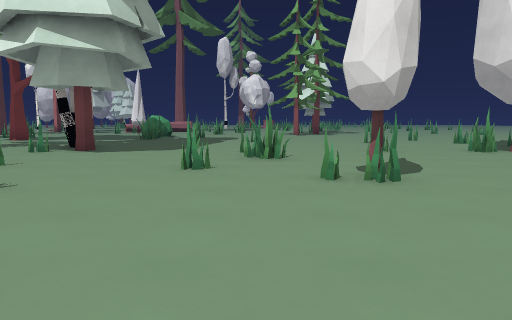
[1] (above)

24 first-person views from a walk through a Godot game level. The camera is 1.4 m above the floor, tilts 6° down and sees 70° across. The floor is counted in squares, 2 m on a side. Each view is taken from the middle of a square. On the plan, view 1 faces up. The plan holds only what a view shows up to about 11 squares ahead; the rest is blank. The place goes on beyond the plan. Surface patterns are stand-ins for the level's own textures.

[2]
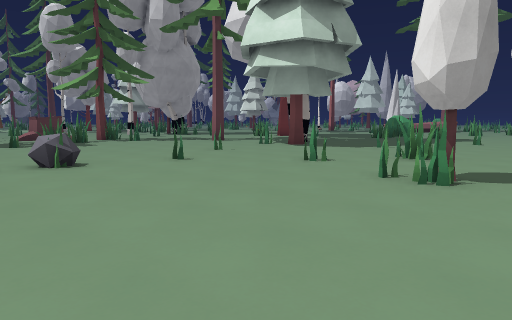

[3]
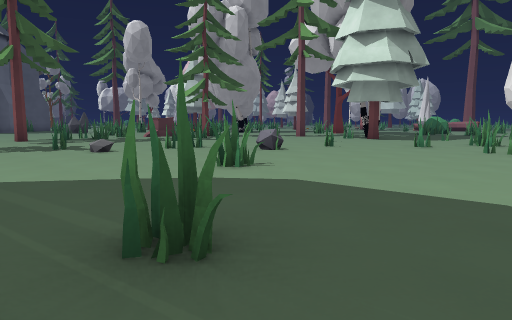

[4]
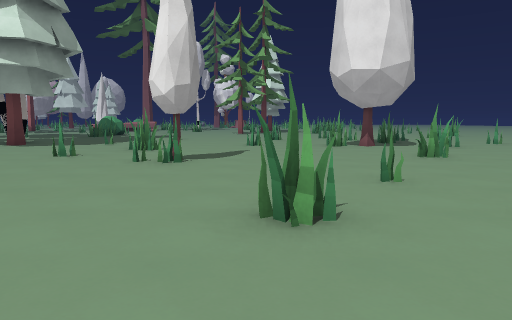

[5]
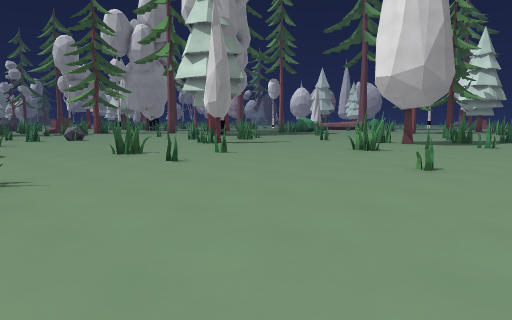

[6]
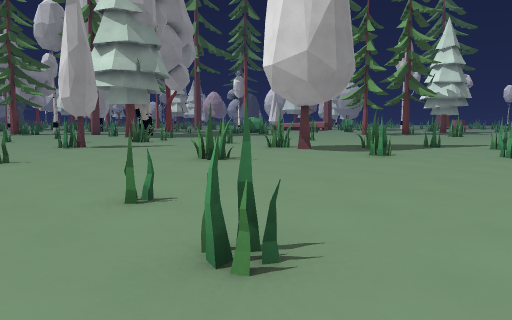

[7]
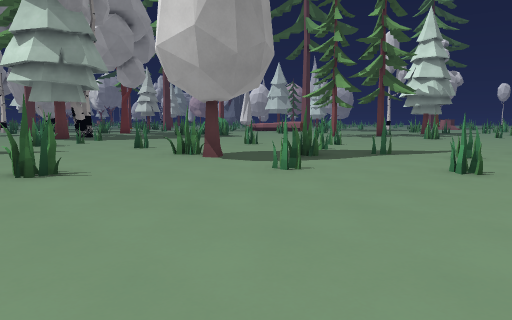

[8]
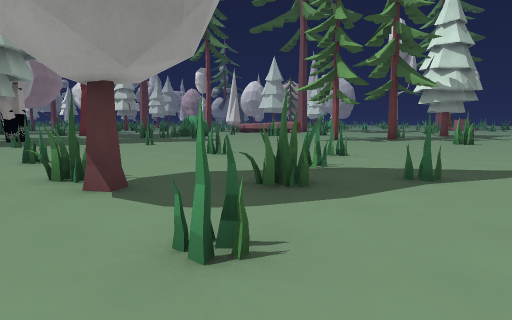

[9]
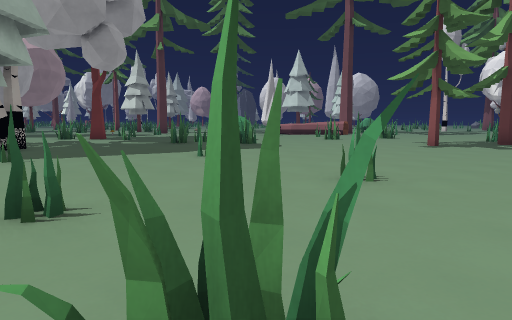

[10]
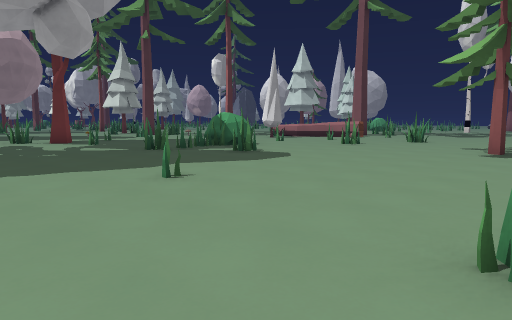

[11]
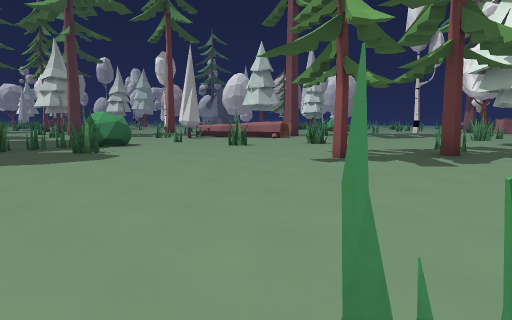

[12]
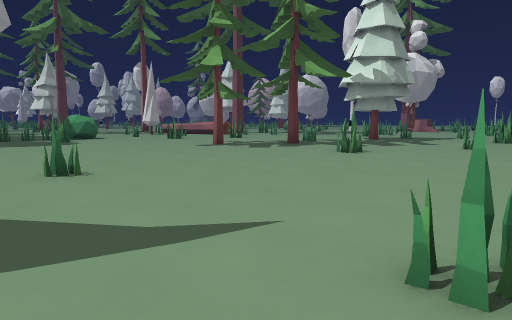

[13]
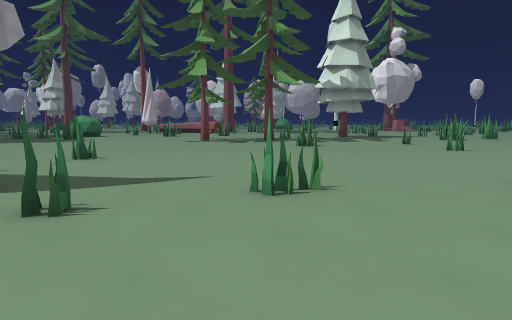

[14]
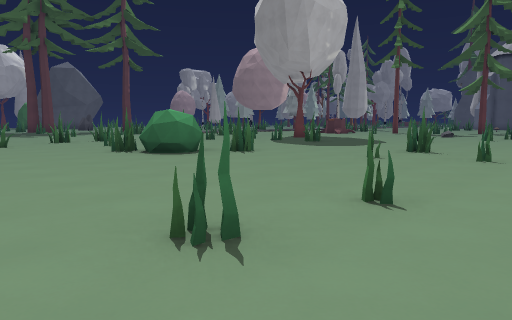

[15]
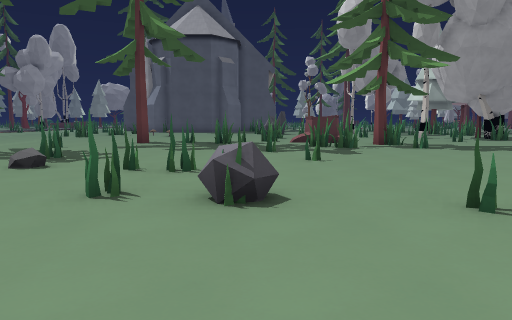

[16]
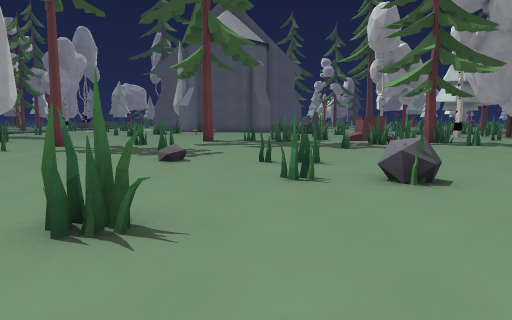

[17]
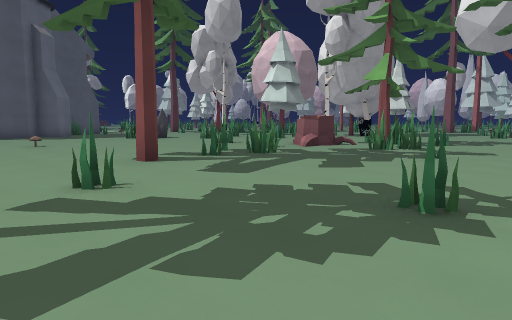

[18]
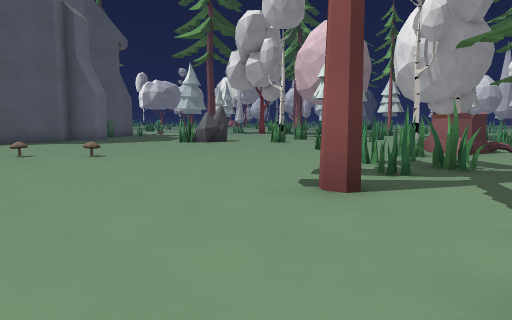

[19]
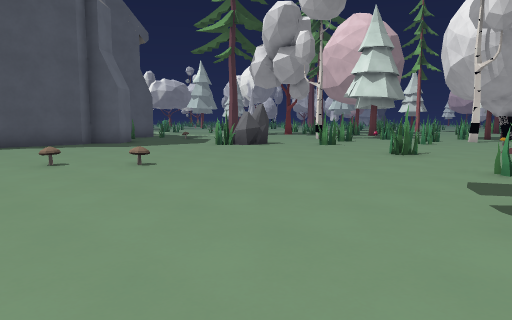

[20]
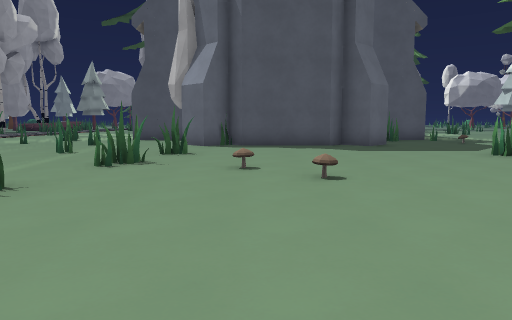

[21]
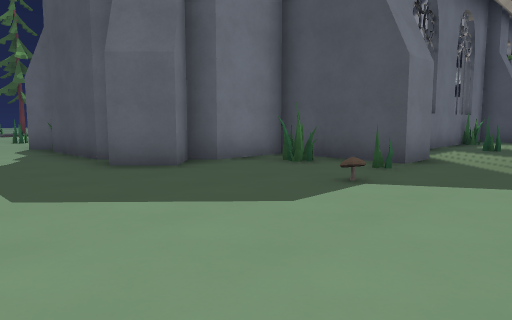

[22]
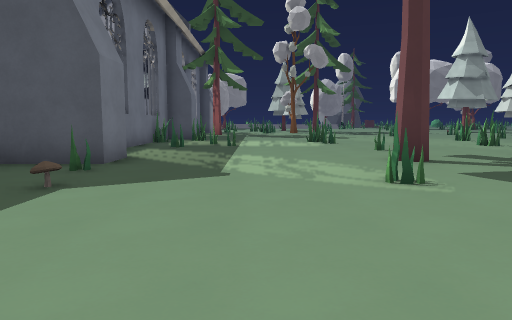

[23]
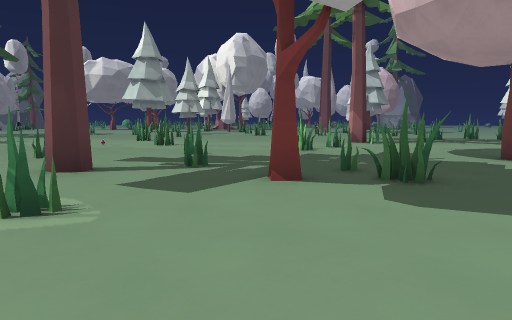

[24]
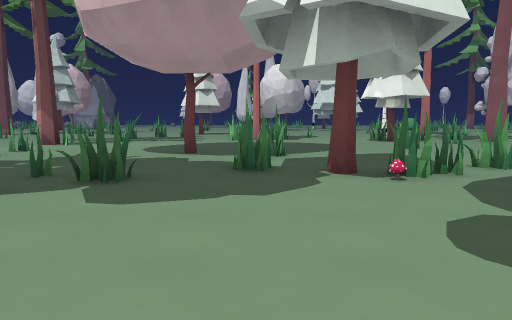

### Floor plan
Key: @ floor where view 1 was taken; # wall or solid block; x gap in a wall; . floor; = window, fence, low wall or low ledge; ^ raised ledge; R rock; T pine tree; B bush; E tree; M mushroom; O other object.
Columns run from 33 left of view 1 to 13 right of it. Each row starts with its distance up from view 1.
 21                                ......T.......
 20                               .#.......##....
 19        ...                   ......T...##....
 18     .T..... ......          BB................
 17     ....... ......          BB................
 16      #..... ......        ..##x...............
 15    ..............         ..##................
 14   ..............        E. ............#....#..
 13  #..............         ......................
 12 ....#....#.#x###         ........=...#...#.#...
 11 O........#...M.           ...............x.....
 10 ........E.....            ..#............#...
  9 ...#.TT.......        .. T .##.#....#.##.....
  8  .......#....         .... ..............#...
  7  ...........      .O #...........#............
  6  ............    ... .T#.....#................
  5  #...........   ....##.x........#............
  4 ..#.....M....  #....^#x#......#...##..........
  3 #....###.....R......x.....#...................
  2 ###   ##....##......#...#.....R...........#.#.
  1       #..#..........##......#.......#x=.......
  0       ####....................#..@...........
 -1          #...................................
 -2          #.....M.....T....#..................
 -3          #....M........................#B....
 -4          #........................#..   B#...
 -5          #..###.........T...        .   .x..

Where each view was taken, in squares from view 1:
view 1: 0 up, 0 right, facing up
view 2: 0 up, 3 right, facing up-left
view 3: 5 down, 3 right, facing up-left
view 4: 2 down, 3 right, facing up
view 5: 3 down, 11 right, facing up-left
view 6: 1 up, 12 right, facing up-left
view 7: 4 up, 12 right, facing up-left
view 8: 7 up, 10 right, facing up-left
view 9: 8 up, 6 right, facing up-left
view 10: 10 up, 4 right, facing up-left
view 11: 13 up, 6 right, facing up-left
view 12: 12 up, 11 right, facing up-left
view 13: 11 up, 13 right, facing up-left
view 14: 4 up, 12 right, facing down-left
view 15: 2 up, 0 right, facing left
view 16: 0 up, 1 right, facing left
view 17: 5 down, 6 left, facing up-left
view 18: 5 down, 10 left, facing up-left
view 19: 5 down, 12 left, facing up-left
view 20: 3 down, 13 left, facing left
view 21: 6 up, 21 left, facing down-left
view 22: 6 up, 21 left, facing left
view 23: 7 up, 22 left, facing up-left
view 24: 7 up, 22 left, facing up
